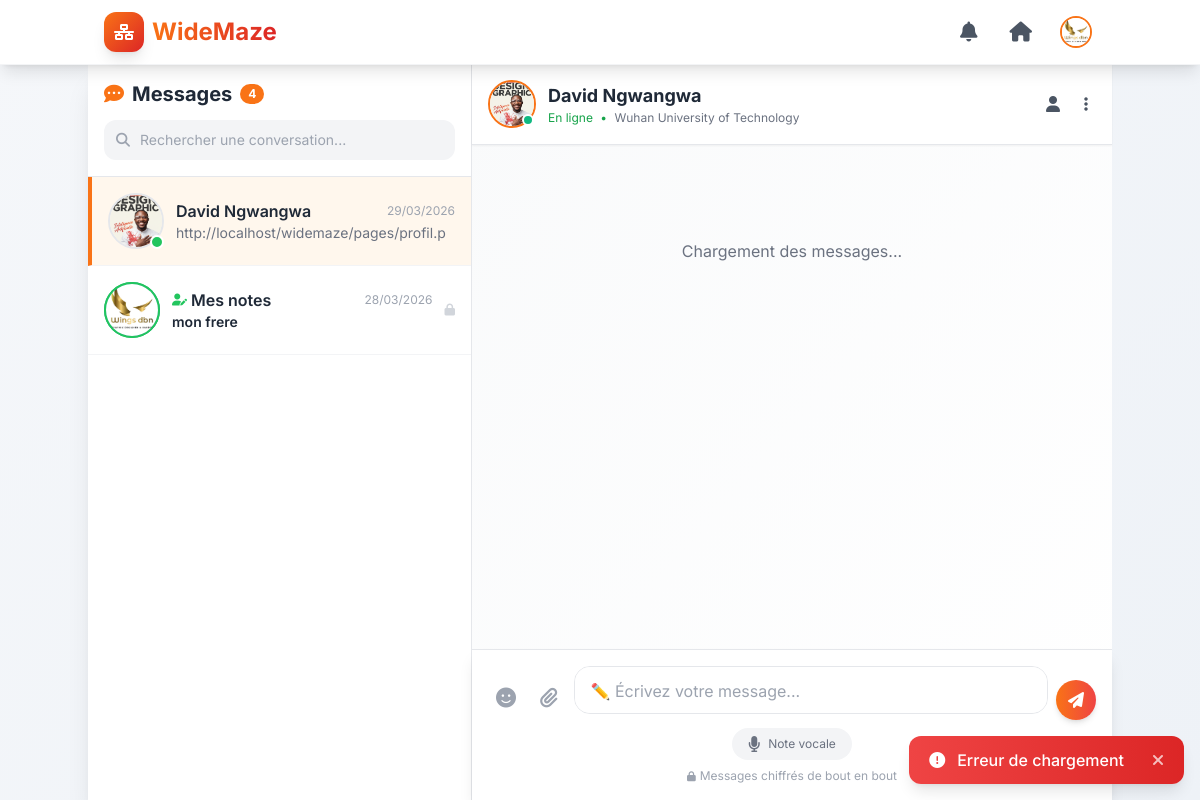
/pages/messagerie.php?user=2 (signed in), run on the app's committed database.
### tables this page shows
CREATE TABLE IF NOT EXISTS `utilisateurs` (
  `id` int UNSIGNED NOT NULL AUTO_INCREMENT,
  `surnom` varchar(30) NOT NULL,
  `email` varchar(100) NOT NULL,
  `motdepasse` varchar(255) NOT NULL,
  `prenom` varchar(20) NOT NULL,
  `nom` varchar(20) NOT NULL,
  `avatar` varchar(255) DEFAULT 'default-avatar.png',
  `cover_image` varchar(255) DEFAULT NULL,
  `bio` text,
  `posts_count` int DEFAULT '0',
  `friends_count` int DEFAULT '0',
  `universite` varchar(100) DEFAULT NULL,
  `faculte` varchar(100) DEFAULT NULL,
  `niveau_etude` varchar(50) DEFAULT NULL,
  `profession` varchar(50) DEFAULT 'Etudiant',
  `nationalite` varchar(50) DEFAULT NULL,
  `telephone` varchar(20) DEFAULT NULL,
  `datedenaissance` date DEFAULT NULL,
  `sexe` enum('Masculin','Feminin','Autre') DEFAULT 'Masculin',
  `role` enum('etudiant','professeur','admin') DEFAULT 'etudiant',
  `status` enum('Online','Offline','Away') DEFAULT 'Offline',
  `is_active` tinyint(1) DEFAULT '1',
  `is_verified` tinyint(1) DEFAULT '0',
  `failed_login_attempts` int UNSIGNED DEFAULT '0',
  `locked_until` datetime DEFAULT NULL,
  `remember_token` varchar(64) DEFAULT NULL,
  `remember_expires` datetime DEFAULT NULL,
  `last_ip` varchar(45) DEFAULT NULL,
  `last_activity` datetime DEFAULT NULL,
  `dateinscription` datetime DEFAULT CURRENT_TIMESTAMP,
  `dateconnexion` datetime DEFAULT NULL,
  `two_factor_secret` varchar(255) DEFAULT NULL,
  `created_at` timestamp NULL DEFAULT CURRENT_TIMESTAMP,
  `updated_at` timestamp NULL DEFAULT CURRENT_TIMESTAMP ON UPDATE CURRENT_TIMESTAMP,
  PRIMARY KEY (`id`),
  UNIQUE KEY `email` (`email`),
  UNIQUE KEY `surnom` (`surnom`),
  KEY `idx_email` (`email`),
  KEY `idx_role` (`role`),
  KEY `idx_universite` (`universite`),
  KEY `idx_nationalite` (`nationalite`),
  KEY `idx_status` (`status`),
  KEY `idx_is_active` (`is_active`)
);

### pages/messagerie.php (the view, shortened to what the rows shown need)
<?php
require_once __DIR__ . '/../config/config.php';
require_once __DIR__ . '/../includes/functions.php';
$userId = $_SESSION['user_id'];
$selectedUser = isset($_GET['user']) ? intval($_GET['user']) : null;
$totalUnread = 0;
try {
    $stmt = $pdo->prepare("
        SELECT DISTINCT
            CASE
                WHEN m.id_expediteur = ? AND m.id_destinataire != ? THEN m.id_destinataire
                WHEN m.id_destinataire = ? AND m.id_expediteur != ? THEN m.id_expediteur
                ELSE ?
            END as other_id,
            u.surnom, u.avatar, u.status, u.prenom, u.nom, u.universite,
            (SELECT textemessage FROM message
             WHERE ((id_expediteur = ? AND id_destinataire = other_id) OR (id_expediteur = other_id AND id_destinataire = ?))
             AND (deleted_for_sender = 0 OR deleted_for_sender IS NULL)
             ORDER BY idmessage DESC LIMIT 1) as last_message,
            (SELECT datemessage FROM message
             WHERE ((id_expediteur = ? AND id_destinataire = other_id) OR (id_expediteur = other_id AND id_destinataire = ?))
             AND (deleted_for_sender = 0 OR deleted_for_sender IS NULL)
             ORDER BY idmessage DESC LIMIT 1) as last_date,
            (SELECT COUNT(*) FROM message
             WHERE id_destinataire = ? AND id_expediteur = other_id AND lu = 0) as unread_count,
            (SELECT type FROM message
             WHERE ((id_expediteur = ? AND id_destinataire = other_id) OR (id_expediteur = other_id AND id_destinataire = ?))
             ORDER BY idmessage DESC LIMIT 1) as last_type,
            (SELECT file_url FROM message
             WHERE ((id_expediteur = ? AND id_destinataire = other_id) OR (id_expediteur = other_id AND id_destinataire = ?))
             AND file_url IS NOT NULL
             ORDER BY idmessage DESC LIMIT 1) as last_file
        FROM message m
        LEFT JOIN utilisateurs u ON u.id = CASE
            WHEN m.id_expediteur = ? AND m.id_destinataire != ? THEN m.id_destinataire
            WHEN m.id_destinataire = ? AND m.id_expediteur != ? THEN m.id_expediteur
            ELSE ?
        END
        WHERE m.id_expediteur = ? OR m.id_destinataire = ?
        GROUP BY other_id, u.surnom, u.avatar, u.status, u.prenom, u.nom, u.universite
        ORDER BY last_date DESC
    ");
    $stmt->execute([
        $userId, $userId, $userId, $userId, $userId,
        $userId, $userId, $userId, $userId,
        $userId,
        $userId, $userId, $userId, $userId,
        $userId, $userId, $userId, $userId,
        $userId, $userId, $userId, $userId,
        $userId, $userId
    ]);
    $conversations = $stmt->fetchAll();
    foreach ($conversations as $conv) {
        $totalUnread += $conv['unread_count'];
    }
} catch (PDOException $e) {
    error_log("Error fetching conversations: " . $e->getMessage());
}
$selectedUserInfo = null;
$isSelf = false;
if ($selectedUser) {
    if ($selectedUser == $userId) {
        $isSelf = true;
        $selectedUserInfo = [
            'id' => $userId,
            'surnom' => $_SESSION['surnom'],
            'avatar' => $_SESSION['avatar'] ?? 'default.jpg',
            'status' => 'Online',
            'prenom' => $_SESSION['prenom'],
            'nom' => $_SESSION['nom'],
            'universite' => $_SESSION['universite'] ?? ''
        ];
    } else {
        try {
            $stmt = $pdo->prepare("SELECT id, surnom, avatar, status, prenom, nom, universite FROM utilisateurs WHERE id = ? AND is_active = 1");
            $stmt->execute([$selectedUser]);
            $selectedUserInfo = $stmt->fetch();
        } catch (PDOException $e) {
            error_log("Error fetching user: " . $e->getMessage());
        }
    }
}
?>
<!DOCTYPE html>
<html lang="fr">
<head>
    <script src="https://cdn.tailwindcss.com"></script>
    <link rel="stylesheet" href="https://cdnjs.cloudflare.com/ajax/libs/font-awesome/6.4.0/css/all.min.css">
</head>
<body class="h-screen overflow-hidden">
    <div class="container mx-auto pt-16 h-full">
        <div class="flex h-full">
            <div id="conversationList" class="conversation-list w-full md:w-96 bg-white border-r border-gray-200 flex flex-col h-full shadow-xl">
                <div class="p-4 border-b border-gray-200 bg-white sticky top-0 z-10">
                    <div class="flex items-center justify-between mb-3">
                        <h2 class="text-xl font-bold text-gray-800 flex items-center gap-2">
                            <i class="fas fa-comment-dots text-orange-500"></i>
                            Messages
                            <?php if ($totalUnread > 0): ?>
                                <span class="px-2 py-0.5 bg-orange-500 text-white text-xs rounded-full"><?= $totalUnread ?></span>
                            <?php endif; ?>
                        </h2>
                    </div>
                </div>
            </div>
            <div id="chatArea" class="chat-area flex-1 flex flex-col bg-gradient-to-br from-gray-50 to-white <?= !$selectedUser ? 'hidden-mobile' : '' ?>">
                <?php if ($selectedUser && $selectedUserInfo): ?>
                    <div class="bg-white border-b border-gray-200 p-4 flex items-center justify-between sticky top-16 z-10 shadow-sm">
                        <div class="flex items-center gap-3">
                            <div class="relative">
                                <div class="w-12 h-12 rounded-full flex items-center justify-center <?= $isSelf ? 'self-note-badge' : '' ?>">
                                    <img src="<?= get_avatar_url($selectedUserInfo['avatar'] ?? '') ?>" class="w-12 h-12 rounded-full object-cover border-2 <?= $isSelf ? 'border-green-500' : 'border-orange-500' ?>">
                                </div>
                                <?php if (!$isSelf && ($selectedUserInfo['status'] ?? '') == 'Online'): ?>
                                    <span class="online-dot"></span>
                                <?php endif; ?>
                            </div>
                            <div>
                                <p class="font-bold text-gray-800 text-lg flex items-center gap-2">
                                    <?php if ($isSelf): ?>
                                        <i class="fas fa-user-edit text-green-500"></i>
                                        <span>Notes personnelles</span>
                                    <?php else: ?>
                                        <?= htmlspecialchars(($selectedUserInfo['prenom'] ?? '') . ' ' . ($selectedUserInfo['nom'] ?? '')) ?>
                                    <?php endif; ?>
                                </p>
                                <p class="text-xs <?= $isSelf ? 'text-green-600' : (($selectedUserInfo['status'] ?? '') == 'Online' ? 'text-green-600' : 'text-gray-400') ?>">
                                    <?php if ($isSelf): ?>
                                        <i class="fas fa-lock mr-1"></i>Messages privés - seulement vous
                                    <?php else: ?>
                                        <span id="userStatusText"><?= ($selectedUserInfo['status'] ?? '') == 'Online' ? 'En ligne' : 'Hors ligne' ?></span>
                                        <?php if (!empty($selectedUserInfo['universite'])): ?>
                                            <span class="mx-1">•</span>
                                            <span class="text-gray-500"><?= htmlspecialchars($selectedUserInfo['universite']) ?></span>
                                        <?php endif; ?>
                                    <?php endif; ?>
                                </p>
                            </div>
                        </div>
                        <div class="flex items-center gap-2">
                            <?php if (!$isSelf): ?>
                                <a href="profil.php?id=<?= $selectedUser ?>" class="p-2 hover:bg-gray-100 rounded-full transition-colors" title="Voir profil">
                                    <i class="fas fa-user text-gray-600"></i>
                                </a>
                            <?php endif; ?>
                            <button onclick="showChatActions()" class="p-2 hover:bg-gray-100 rounded-full transition-colors">
                                <i class="fas fa-ellipsis-v text-gray-600"></i>
                            </button>
                        </div>
                    </div>
                    <div id="messagesContainer" class="flex-1 overflow-y-auto p-4 space-y-3 chat-container" data-user-id="<?= $selectedUser ?>">
                        <div class="text-center py-8">
                            <div class="inline-block w-8 h-8 border-3 border-orange-500 border-t-transparent rounded-full animate-spin"></div>
                            <p class="text-gray-500 mt-2">Chargement des messages...</p>
                        </div>
                    </div>
                    <div class="bg-white border-t border-gray-200 p-4 shadow-lg">
                        <div class="flex items-end gap-2">
                            <button onclick="toggleEmojiPicker()" class="p-2 hover:bg-gray-100 rounded-full transition-colors group" title="Émojis">
                                <i class="fas fa-smile text-gray-400 group-hover:text-orange-500 text-xl"></i>
                            </button>
                            <div class="relative">
                                <button id="fileMenuBtn" onclick="toggleFileMenu()" class="p-2 hover:bg-gray-100 rounded-full transition-colors group" title="Joindre un fichier">
                                    <i class="fas fa-paperclip text-gray-400 group-hover:text-orange-500 text-xl"></i>
                                </button>
                            </div>
                            <div class="flex-1 relative">
                                <textarea id="messageInput" rows="1" placeholder="<?= $isSelf ? '📝 Écrivez une note pour vous-même...' : '✏️ Écrivez votre message...' ?>"
                                          class="w-full px-4 py-3 border border-gray-200 rounded-2xl focus:outline-none focus:border-orange-500 focus:ring-2 focus:ring-orange-100 resize-none transition-all text-gray-700"
                                          onkeydown="handleKeyPress(event)" style="max-height: 120px;"></textarea>
                            </div>
                            <button id="sendBtn" onclick="sendMessage()" class="w-10 h-10 bg-gradient-to-r from-orange-500 to-red-500 hover:from-orange-600 hover:to-red-600 text-white rounded-full flex items-center justify-center transition-all shadow-md hover:shadow-lg">
                                <i class="fas fa-paper-plane"></i>
                            </button>
                        </div>
                        <div class="flex justify-center mt-2">
                            <button id="voiceRecordBtn" onclick="toggleVoiceRecording()" class="flex items-center gap-2 px-4 py-2 bg-gray-100 hover:bg-gray-200 rounded-full transition-all group" title="Note vocale">
                                <i class="fas fa-microphone text-gray-500 group-hover:text-red-500"></i>
                                <span class="text-xs text-gray-500 group-hover:text-red-500">Note vocale</span>
                            </button>
                        </div>
                        <p class="text-xs text-gray-400 mt-2 text-center">
                            <i class="fas fa-lock text-[10px] mr-1"></i><?= $isSelf ? 'Ces notes sont privées et visibles uniquement par vous' : 'Messages chiffrés de bout en bout' ?>
                        </p>
                    </div>
                <?php endif; ?>
            </div>
        </div>
    </div>
</body>
</html>

### data on the page
utilisateurs: avatar (picture), prenom+nom "David Ngwangwa", universite "Wuhan University of Technology"

### other printed values
$totalUnread "4"
$isSelfConv ? 'Mes notes' : ($conv['prenom'] . ' ' . $conv['nom']) "David Ngwangwa"
$lastMessageDisplay "http://localhost/widemaze/pages/profil.p"
$isSelfConv ? 'Mes notes' : ($conv['prenom'] . ' ' . $conv['nom']) "Mes notes"
$lastMessageDisplay "mon frere"
